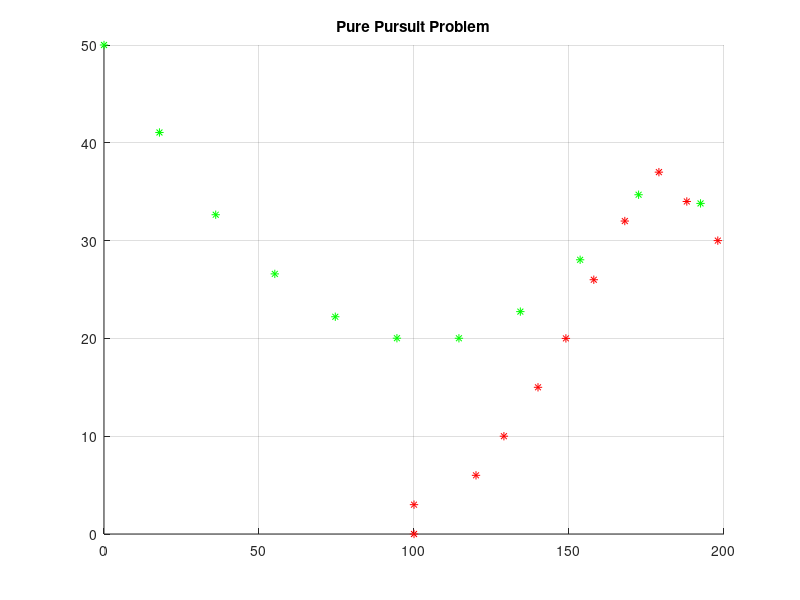

Here is the MATLAB script that generated this plot:
clear all;
clc;
hold on;

time = 0:15; % Time vector from 0 to 15
xb = [100 100 120 129 140 149 158 168 179 188 198 209 219 226 234 240]; % Bomber X-coordinates
yb = [0 3 6 10 15 20 26 32 37 34 30 27 23 19 16 14]; % Bomber Y-coordinates
xf = []; % Fighter X-coordinates
yf = []; % Fighter Y-coordinates
xf(1) = 0; % Initial fighter X-position
yf(1) = 50; % Initial fighter Y-position
s = 20; % Speed of the fighter
dist = 0; % Initialize distance

for i = 1:length(time)
    pause(0.5); % Pause for half a second to visualize
    grid on;
    plot(xb(i), yb(i), 'r*'); % Plot the bomber's position
    title('Pure Pursuit Problem');
    

    plot(xf(i), yf(i), 'g*'); % Plot the fighter's position
    y = yb(i) - yf(i); % Y difference between bomber and fighter
    x = xb(i) - xf(i); % X difference between bomber and fighter
    dist = sqrt(y^2 + x^2); % Calculate the distance
    %fprintf("x and y pos - %f %f",x,y);
    
    % Output current positions and distance
    fprintf('Time: %d min, Fighter Position: (%.2f, %.2f), Bomber Position: (%d, %d), Distance: %.2f km\n', ...
            time(i), xf(i), yf(i), xb(i), yb(i), dist);
    
    % Check if the fighter is close enough to the bomber (distance <= 10 km)
    if (dist <= 10)
        fprintf('Bomber destroyed at %d min\n', time(i));
        break;
    end
    
    % Update fighter's position for the next time step
    xf(i+1) = xf(i) + s * ((xb(i) - xf(i)) / dist); % Update X-position
    yf(i+1) = yf(i) + s * ((yb(i) - yf(i)) / dist); % Update Y-position
end
